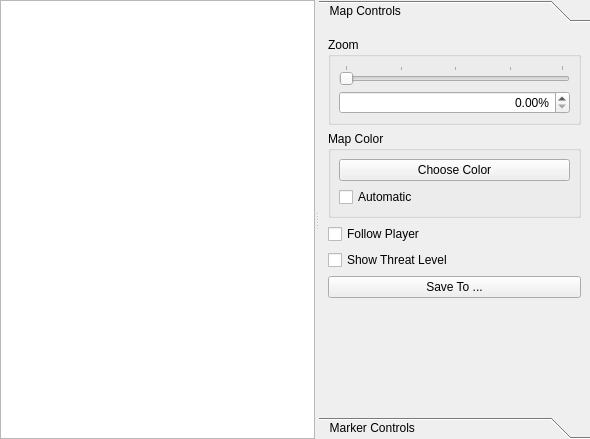
<?xml version="1.0" encoding="UTF-8"?>
<ui version="4.0">
 <class>Form</class>
 <widget class="QWidget" name="Form">
  <property name="geometry">
   <rect>
    <x>0</x>
    <y>0</y>
    <width>590</width>
    <height>439</height>
   </rect>
  </property>
  <property name="windowTitle">
   <string>Form</string>
  </property>
  <layout class="QVBoxLayout" name="verticalLayout_2">
   <property name="leftMargin">
    <number>0</number>
   </property>
   <property name="topMargin">
    <number>0</number>
   </property>
   <property name="rightMargin">
    <number>0</number>
   </property>
   <property name="bottomMargin">
    <number>0</number>
   </property>
   <item>
    <widget class="QSplitter" name="splitter">
     <property name="orientation">
      <enum>Qt::Horizontal</enum>
     </property>
     <widget class="QGraphicsView" name="mapGraphicsView">
      <property name="mouseTracking">
       <bool>true</bool>
      </property>
      <property name="verticalScrollBarPolicy">
       <enum>Qt::ScrollBarAlwaysOff</enum>
      </property>
      <property name="horizontalScrollBarPolicy">
       <enum>Qt::ScrollBarAlwaysOff</enum>
      </property>
      <property name="dragMode">
       <enum>QGraphicsView::ScrollHandDrag</enum>
      </property>
      <property name="viewportUpdateMode">
       <enum>QGraphicsView::MinimalViewportUpdate</enum>
      </property>
     </widget>
     <widget class="QWidget" name="sidebar" native="true">
      <layout class="QVBoxLayout" name="verticalLayout">
       <property name="leftMargin">
        <number>0</number>
       </property>
       <property name="topMargin">
        <number>0</number>
       </property>
       <property name="rightMargin">
        <number>0</number>
       </property>
       <property name="bottomMargin">
        <number>0</number>
       </property>
       <item>
        <widget class="QToolBox" name="toolBox">
         <property name="minimumSize">
          <size>
           <width>220</width>
           <height>0</height>
          </size>
         </property>
         <property name="currentIndex">
          <number>0</number>
         </property>
         <widget class="QWidget" name="page">
          <property name="geometry">
           <rect>
            <x>0</x>
            <y>0</y>
            <width>270</width>
            <height>385</height>
           </rect>
          </property>
          <attribute name="label">
           <string>  Map Controls  </string>
          </attribute>
          <layout class="QVBoxLayout" name="verticalLayout_5">
           <item>
            <widget class="QGroupBox" name="groupBox">
             <property name="title">
              <string>Zoom</string>
             </property>
             <layout class="QVBoxLayout" name="verticalLayout_3">
              <property name="leftMargin">
               <number>8</number>
              </property>
              <property name="topMargin">
               <number>8</number>
              </property>
              <property name="rightMargin">
               <number>8</number>
              </property>
              <property name="bottomMargin">
               <number>8</number>
              </property>
              <item>
               <widget class="QSlider" name="mapZoomSlider">
                <property name="minimum">
                 <number>1</number>
                </property>
                <property name="maximum">
                 <number>100</number>
                </property>
                <property name="singleStep">
                 <number>5</number>
                </property>
                <property name="orientation">
                 <enum>Qt::Horizontal</enum>
                </property>
                <property name="tickPosition">
                 <enum>QSlider::TicksAbove</enum>
                </property>
                <property name="tickInterval">
                 <number>25</number>
                </property>
               </widget>
              </item>
              <item>
               <widget class="QDoubleSpinBox" name="mapZoomSpinbox">
                <property name="alignment">
                 <set>Qt::AlignRight|Qt::AlignTrailing|Qt::AlignVCenter</set>
                </property>
                <property name="suffix">
                 <string>%</string>
                </property>
                <property name="singleStep">
                 <double>10.000000000000000</double>
                </property>
               </widget>
              </item>
             </layout>
            </widget>
           </item>
           <item>
            <widget class="QGroupBox" name="groupBox_2">
             <property name="title">
              <string>Map Color</string>
             </property>
             <layout class="QVBoxLayout" name="verticalLayout_4">
              <property name="leftMargin">
               <number>8</number>
              </property>
              <property name="topMargin">
               <number>8</number>
              </property>
              <property name="rightMargin">
               <number>8</number>
              </property>
              <property name="bottomMargin">
               <number>8</number>
              </property>
              <item>
               <widget class="QPushButton" name="mapColorButton">
                <property name="text">
                 <string>Choose Color</string>
                </property>
               </widget>
              </item>
              <item>
               <widget class="QCheckBox" name="mapColorAutoToggle">
                <property name="text">
                 <string>Automatic</string>
                </property>
                <property name="checked">
                 <bool>false</bool>
                </property>
               </widget>
              </item>
             </layout>
            </widget>
           </item>
           <item>
            <widget class="QCheckBox" name="centerPlayerCheckbox">
             <property name="text">
              <string>Follow Player</string>
             </property>
            </widget>
           </item>
           <item>
            <widget class="QCheckBox" name="showThreatLevelCheckBox">
             <property name="text">
              <string>Show Threat Level</string>
             </property>
            </widget>
           </item>
           <item>
            <widget class="QPushButton" name="saveToButton">
             <property name="text">
              <string>Save To ...</string>
             </property>
            </widget>
           </item>
           <item>
            <spacer name="verticalSpacer_2">
             <property name="orientation">
              <enum>Qt::Vertical</enum>
             </property>
             <property name="sizeHint" stdset="0">
              <size>
               <width>20</width>
               <height>40</height>
              </size>
             </property>
            </spacer>
           </item>
          </layout>
         </widget>
         <widget class="QWidget" name="page_2">
          <property name="geometry">
           <rect>
            <x>0</x>
            <y>0</y>
            <width>153</width>
            <height>110</height>
           </rect>
          </property>
          <attribute name="label">
           <string>  Marker Controls  </string>
          </attribute>
          <layout class="QVBoxLayout" name="verticalLayout_6">
           <item>
            <widget class="QCheckBox" name="stickyLabelsCheckbox">
             <property name="text">
              <string>Sticky Labels</string>
             </property>
            </widget>
           </item>
           <item>
            <widget class="QCheckBox" name="powerMarkerEnableCheckbox">
             <property name="toolTip">
              <string>Enable</string>
             </property>
             <property name="text">
              <string>Power Armor Marker</string>
             </property>
             <property name="checked">
              <bool>true</bool>
             </property>
            </widget>
           </item>
           <item>
            <widget class="QCheckBox" name="locationMarkerEnableCheckbox">
             <property name="toolTip">
              <string>Enable</string>
             </property>
             <property name="text">
              <string>Location Markers</string>
             </property>
             <property name="checked">
              <bool>true</bool>
             </property>
            </widget>
           </item>
           <item>
            <widget class="QCheckBox" name="locationVisibilityCheatCheckbox">
             <property name="text">
              <string>Location Visibility Cheat</string>
             </property>
            </widget>
           </item>
           <item>
            <spacer name="verticalSpacer">
             <property name="orientation">
              <enum>Qt::Vertical</enum>
             </property>
             <property name="sizeHint" stdset="0">
              <size>
               <width>20</width>
               <height>40</height>
              </size>
             </property>
            </spacer>
           </item>
          </layout>
         </widget>
        </widget>
       </item>
      </layout>
     </widget>
    </widget>
   </item>
  </layout>
 </widget>
 <resources/>
 <connections/>
</ui>
